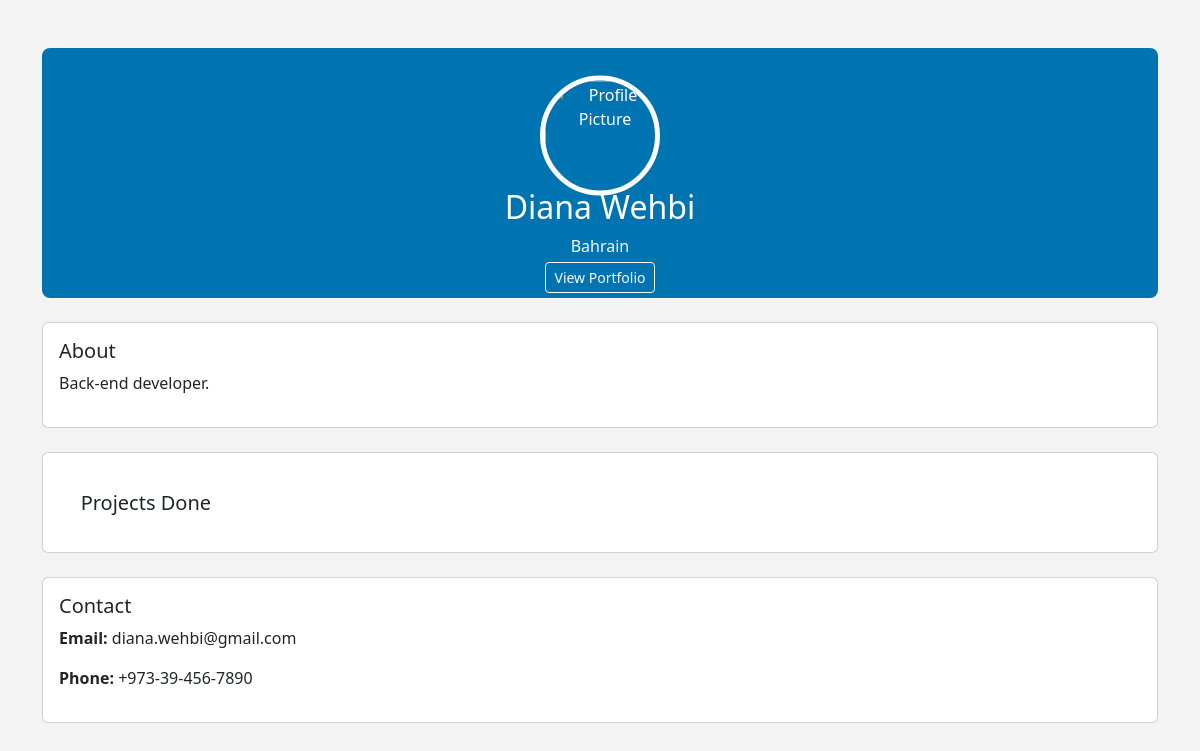
The page /profiles/freelancer/fotherpro.php?proid=12 (signed in) on the database as committed earlier.
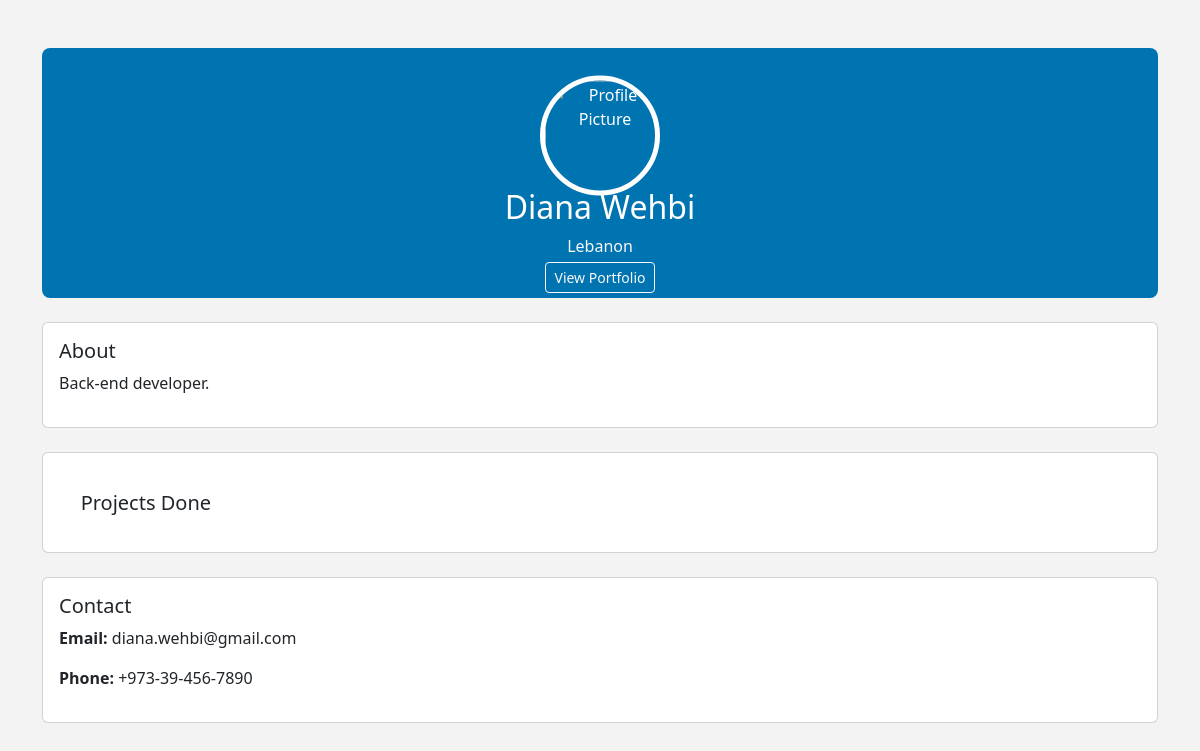
The same page on the database as committed later.
### tables this page shows
CREATE TABLE user (
    id INT(11) AUTO_INCREMENT PRIMARY KEY,
    name VARCHAR(25) NOT NULL,
    username VARCHAR(30) NOT NULL,
    email VARCHAR(30) NOT NULL,
    phone VARCHAR(100) NOT NULL,
    password VARCHAR(30) NOT NULL,
    country VARCHAR(30) NOT NULL,
    role INT(11) NOT NULL,
    link VARCHAR(500) NOT NULL,
    description TEXT NOT NULL,
    profilepic  VARCHAR(100) DEFAULT 'default.jpg',
    FOREIGN KEY (role) REFERENCES role(id) ON DELETE CASCADE ON UPDATE CASCADE
);

### profiles/freelancer/fotherpro.php (the view, shortened to what this page needs)
<link href="https://cdn.jsdelivr.net/npm/bootstrap@5.3.2/dist/css/bootstrap.min.css" rel="stylesheet">
<link rel="stylesheet" href="../otherprofile.css">
<?php
if ($_SESSION['isLoggedin'] == 1) {
    if (isset($_GET['proid']) && !empty($_GET['proid'])) {
        require_once '../../connection.php';
        $id = $_GET['proid'];
        $query = "SELECT `id`, `name`, `username`, `email`, `phone`, `password`, `country`, `role`, `link`, `description` FROM `user` WHERE id= $id";
        $res = $conn->query($query);
        if ($res->num_rows != 1) {
            header('location:../home.php?id=' . $_SESSION['user_id']);
        } else {
            $row = $res->fetch_assoc();
            $name = $row['name'];
            $nameParts = explode(' ', $name);
            $firstName = $nameParts[0];
        }
?>
        <div class="container mt-5">
            <div class="account-header position-relative" style="height: 250px;">
                <div class="position-absolute top-50 start-50 translate-middle text-center edit-section">
                    <label for="profilePictureInput">
                        <img src="../../images/<?= $firstName; ?>.jpg" alt="Profile Picture" class="account-picture" style="width: 120px; height: 120px; border-radius: 50%; object-fit: cover;">
                    </label>
                </div>
                <div class="text-center mt-5 pt-5">
                    <h2 class="mt-4" id="fullName"><?= $row['name']; ?></h2>
                    <p class="mb-1 text-light"><i class="bi bi-geo-alt"></i> <span id="country"><?= $row['country']; ?></span></p>
                    <a href="<?= $row['link']; ?>" id="portfolio" target="_blank" class="btn btn-outline-light btn-sm">View Portfolio</a>
                </div>
            </div>
            <div class="account-content mt-4">
                <div class="card mb-4">
                    <div class="card-body">
                        <h5 class="card-title">About</h5>
                        <p id="bio"><?= $row['description']; ?></p>
                    </div>
                </div>
                <div class="card mb-4">
                    <div class="card-body">
                        <h5 class="card-title" style="margin: 2%;">Projects Done</h5>
                    </div>
                </div>
                <div class="card mb-4">
                    <div class="card-body">
                        <h5 class="card-title">Contact</h5>
                        <p><strong>Email:</strong> <span id="email"><?= $row['email'] ?></span></p>
                        <p><strong>Phone:</strong> <span id="text"><?= $row['phone'] ?></span></p>
                    </div>
                </div>
            </div>
        </div>
<?php
    }
}

Rows that differ between the two databases and show on the page:
changed user "Diana Wehbi": country "Bahrain" → "Lebanon"
